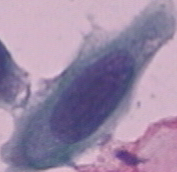
#> input picture entrega2/D1.BMP, 177 x 172 px
$ jupyter execute Trabalho2_parte2.ipynb
#> lines starting #> are read from the running program, lines starting #| are printed output that depends on the picture; after the words box and inside, x2 and y2 are one past the last pixel; in counts of white or black regions, pixels touching at a corner belong together
<h1><center> EEL410252 – Introdução à Informática Médica </h1></center>

<h1><center> EC2 – Estudo de Caso 2 – Tema 1 </h1></center>

Parte 2 – Efetue a importação da imagem das células dos arquivos em anexo e: <br>
<br>
1. Utilize operações de contraste, brilho e filtros abordadas nas aulas 22 e 23 com o objetivo de realçar os
contornos das membranas celulares e seus núcleos. <br>

2. Utilizando histograma e limiarização, tente segmentar as duas regiões (núcleo e citoplasma) das células. <br>

3. Investigue a aplicação das técnicas separadamente nos canais de cores e
na versão convertida em tons de cinza.

# Imports

[cell 1]
import cv2 as cv
from matplotlib import pyplot as plt
import numpy as np

[cell 2]
D1 = cv.imread('D1.BMP')
#> D1 is the input picture: shape (172, 177, 3); mean B, G, R 166, 137, 155.9
N1 = cv.imread('N1.bmp')
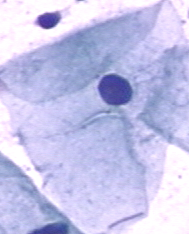
#> input picture entrega2/N1.bmp, 189 x 234 px
#> N1 is the input picture: shape (234, 189, 3); mean B, G, R 233.9, 195.9, 196.8

# 1 - Alterando brilho e contraste

[cell 3]
# Brightness
fix, ax = plt.subplots(1,2, figsize = (12,12))

plt.subplot(1,2,1)
plt.imshow(D1)
plt.title('Original')
plt.axis('off');

_ = 50
plt.subplot(1,2,2)
plt.imshow(np.clip(D1 + (_,_,_), 0, 255).astype(np.uint8))
plt.title('Brighter')
plt.axis('off');
#> figure, not shown here; B, G, R data is drawn as R, G, B

[cell 4]
# Contrast
fix, ax = plt.subplots(1,2, figsize = (12,12))

plt.subplot(1,2,1)
plt.imshow(D1)
plt.title('Original')
plt.axis('off');

_ = 1.4
plt.subplot(1,2,2)
plt.imshow(np.clip(D1*_, 0, 255).astype(np.uint8))
plt.title('New Contrast')
plt.axis('off');
#> figure, not shown here; B, G, R data is drawn as R, G, B

[cell 5]
# Change both contrast and brightness

contrast = 2.0
brightness = -100

fix, ax = plt.subplots(1,2, figsize = (12,12))

plt.subplot(1,2,1)
plt.imshow(D1)
image = D1
plt.title('Original')
plt.axis('off');

plt.subplot(1,2,2)
new_image = np.clip(D1*contrast + brightness, 0, 255).astype(np.uint8)
plt.imshow(new_image)
plt.title('New')
plt.axis('off');
#> figure, not shown here; B, G, R data is drawn as R, G, B

# 1- Aplicando filtro de mediana

[cell 6]
ksize = 19

fix, ax = plt.subplots(1,2, figsize = (12,12))

plt.subplot(1,2,1)
image = cv.medianBlur(image, ksize)
plt.imshow(image)
plt.title('Original')
# plt.axis('off');

plt.subplot(1,2,2)
new_image = cv.medianBlur(new_image, ksize)
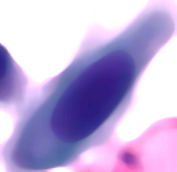
#> new_image: shape (172, 177, 3); mean B, G, R 217.4, 173.3, 190
plt.imshow(new_image)
plt.title('New')
# plt.axis('off');
#> figure, not shown here; B, G, R data is drawn as R, G, B

# 2- Histograma

[cell 7]
fix, ax = plt.subplots(1,2, figsize = (12,4))
channel = 0

plt.subplot(1,2,1)
plt.title('Original')
hist = cv.calcHist([image],[channel],None,[256],[0,256]) # image, channel, mask (None = full image), hist size (bin), range of values.
#> hist = 256 values, max 5482 at index 199, min 0 at index 0, mean 118.9
plt.plot(hist)

plt.subplot(1,2,2)
plt.title('New')
new_hist = cv.calcHist([new_image],[channel],None,[256],[0,256]) # image, channel, mask (None = full image), hist size (bin), range of values.
#> new_hist = 256 values, max 12394 at index 255, min 0 at index 0, mean 118.9
plt.plot(new_hist)
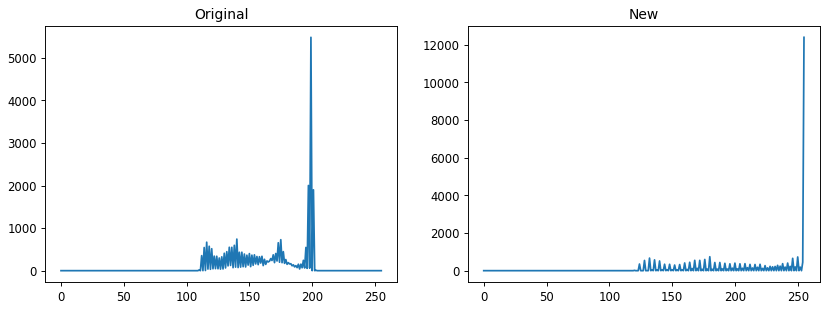
#> figure drawn by matplotlib, 2 panels; panel 1: curve peaks at x = 199, y = 5482; panel 2: curve peaks at x = 255, y = 12394

YCrCb_image = cv.cvtColor(image, cv.COLOR_BGR2YCrCb)
channels = cv.split(YCrCb_image)

.# channels = cv.equalizeHist(c1), cv.equalizeHist(c2), cv.equalizeHist(c3)
cv.equalizeHist(channels[0], channels[0])

equalized_image = cv.merge(channels, YCrCb_image)

bgr_image = cv.cvtColor(equalized_image, cv.COLOR_YCrCb2BGR)

plt.imshow(bgr_image)

fix, ax = plt.subplots(1,2, figsize = (12,4))
channel = 0

plt.subplot(1,2,1)
plt.title('Original')
hist = cv.calcHist([bgr_image],[channel],None,[256],[0,256]) # image, channel, mask (None = full image), hist size (bin), range of values.
plt.plot(hist)

plt.subplot(1,2,2)
plt.title('New')
new_hist = cv.calcHist([new_image],[channel],None,[256],[0,256]) # image, channel, mask (None = full image), hist size (bin), range of values.
plt.plot(new_hist)

# 2- Limiarização

somente com o processo de limiarização, não é uma tarefa fácil realizar a segmentação do núcleo e citoplasma, <br>
pois as imagens variam de cores entre si, desta forma sendo difícil generalizar um threshold para a limiarização. <br>
mostraremos abaixo no entanto que é possível realizar a segmentação para uma imagem. <br>

De modo a deixar o processo automatizado, teria-se que encontrar uma maneira de obter a faixa de cor do núcleo e do citoplasma, <br>
e garantir que esta faixa é a mesma para todas as imagens.

[cell 8]
# applying threshold for a range of values, to know the correct color, we are reading the value from the image after median filter.
# if we can assure that the color of the nucleus and cytoplasm are the same for any image, then the process can be automated.

x, y, c = image[100][100] # nucleus color.
#> x = 112; y = 64; c = 74
# print(x, y, c )

j, k, l = 20, 20, 20 # adding some range to the color.


hsv_lower = np.array([np.clip(x-j, 0, 255), np.clip(y-k, 0, 255), np.clip(c-l, 0, 255)])
#> hsv_lower = [92, 44, 54]
hsv_higher = np.array([np.clip(x+j, 0, 255), np.clip(y+k, 0, 255), np.clip(c+l, 0, 255)])
#> hsv_higher = [132, 84, 94]

# print(hsv_lower, hsv_higher)

range_image = cv.inRange(image, hsv_lower, hsv_higher)
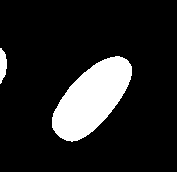
#> range_image: shape (172, 177); 13.7% white; 2 white regions, box (x1, y1, x2, y2) and area: (52, 56, 132, 142) 4000, (0, 48, 7, 84) 184

fix, ax = plt.subplots(1,2, figsize = (12,12))

plt.subplot(1,2,1)
plt.imshow(image)
plt.title('Original')
# plt.axis('off');

plt.subplot(1,2,2)
plt.imshow(range_image, cmap = 'gray')
plt.title('New')

nucleus = range_image
print(np.unique(nucleus))
#| [  0 255]
#> figure, not shown here; B, G, R data is drawn as R, G, B

[cell 9]
# eroding to remove noise and then dilate to return region of interest to original size.

kernel = cv.getStructuringElement(cv.MORPH_ELLIPSE,(17,17))
erode = cv.erode(nucleus, kernel = kernel)
#> erode: shape (172, 177); 7.2% white; 1 white region, box (x1, y1, x2, y2) and area: (60, 64, 124, 134) 2207
plt.imshow(erode, cmap='gray')

kernel = cv.getStructuringElement(cv.MORPH_ELLIPSE,(17,17))
dilate = cv.dilate(erode, kernel = kernel)
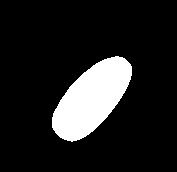
#> dilate: shape (172, 177); 13.1% white; 1 white region, box (x1, y1, x2, y2) and area: (52, 56, 132, 142) 3993
plt.imshow(dilate, cmap='gray')

nucleus = dilate/255

[cell 10]
print(np.unique(nucleus))
#| [0. 1.]

[cell 11]
# doing the same to segment the cytoplasm.

x, y, c = image[160][100] # cytoplasm color.
#> x = 181; y = 153; c = 195
# print(x, y, c )

j, k, l = 50, 50, 50 # range of color.


hsv_lower = np.array([np.clip(x-j, 0, 255), np.clip(y-k, 0, 255), np.clip(c-l, 0, 255)])
#> hsv_lower = [131, 103, 145]
hsv_higher = np.array([np.clip(x+j, 0, 255), np.clip(y+k, 0, 255), np.clip(c+l, 0, 255)])
#> hsv_higher = [231, 203, 245]

# print(hsv_lower, hsv_higher)

range_image = cv.inRange(image, hsv_lower, hsv_higher)
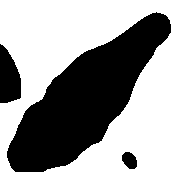
#> range_image: shape (172, 177); 58.7% white; 3 black regions

fix, ax = plt.subplots(1,2, figsize = (12,12))

plt.subplot(1,2,1)
plt.imshow(image)
plt.title('Original')
# plt.axis('off');

plt.subplot(1,2,2)
plt.imshow(range_image, cmap = 'gray')
plt.title('New')

not_cytoplasm = range_image
#> figure, not shown here; B, G, R data is drawn as R, G, B

[cell 12]
# as a way to have a better segmentation, we are using the biggest contour as cytoplasm (remove other cells cytoplasm).
# getting the contours and finding the bigger (cytoplasm + nucleus).

contours = cv.findContours(cv.bitwise_not(not_cytoplasm), cv.RETR_TREE, cv.CHAIN_APPROX_NONE) # RETR_EXTERNAL -> Evita q pegue contornos dentro de contornos, RETR_TREE.
#> contours = 3 contours; box (x1, y1, x2, y2) and area: (7, 12, 171, 172) 11234, (0, 44, 21, 103) 863, (122, 152, 137, 169) 170

areas = [cv.contourArea(contour) for contour in contours[0]]
#> areas = [170, 863, 11233.5]
index = np.argmax(areas)
#> index = 2

not_cytoplasm = np.zeros_like(not_cytoplasm)

not_cytoplasm = cv.drawContours(not_cytoplasm, contours[0], index, 255, -1)
#> not_cytoplasm: shape (172, 177); 37.6% white; 1 white region, box (x1, y1, x2, y2) and area: (7, 12, 171, 172) 11446

# convert to binary

_, not_cytoplasm = cv.threshold(not_cytoplasm, 127,255,cv.THRESH_BINARY)
not_cytoplasm = not_cytoplasm/255

# [8 lines of commented-out code are left out]

plt.imshow(not_cytoplasm, cmap='gray')

[cell 13]
print(np.unique(not_cytoplasm))
#| [0. 1.]
print(np.unique(nucleus))
#| [0. 1.]

[cell 14]
# simple subtraction.

cytoplasm = not_cytoplasm - nucleus
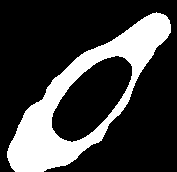
#> cytoplasm: shape (172, 177) float64; values 0 (black) and 1 (white), 24.5% white; 1 white region, box (x1, y1, x2, y2) and area: (7, 12, 171, 172) 7453

plt.imshow(cytoplasm, cmap = 'gray')

# Final result

[cell 15]
fix, ax = plt.subplots(1,3, figsize = (12,12))

plt.subplot(1,3,1)
plt.imshow(D1)
plt.title('Original')
plt.axis('off');

plt.subplot(1,3,2)
plt.imshow(D1*np.stack((nucleus/255,nucleus/255,nucleus/255)).transpose(1,2,0))
plt.title('Nucleos')
plt.axis('off');

plt.subplot(1,3,3)
plt.imshow(D1*np.stack((cytoplasm/255,cytoplasm/255,cytoplasm/255)).transpose(1,2,0))
plt.title('Cytoplasm')
plt.axis('off');
#> figure, not shown here; B, G, R data is drawn as R, G, B

[cell 16]
gray_image = cv.cvtColor(image, cv.COLOR_BGR2GRAY)
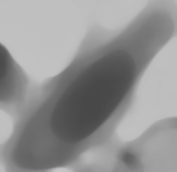
#> gray_image: shape (172, 177); min 71, max 197, mean 146.4
gray_new_image = cv.cvtColor(new_image, cv.COLOR_BGR2GRAY)
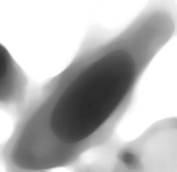
#> gray_new_image: shape (172, 177); min 41, max 255, mean 183.3


fix, ax = plt.subplots(1,2, figsize = (12,12))

plt.subplot(1,2,1)
plt.imshow(gray_image, cmap='gray')
plt.title('gray_image')
plt.axis('off');

plt.subplot(1,2,2)
plt.imshow(gray_new_image, cmap='gray')
plt.title('gray_new_image')
plt.axis('off');

[cell 17]
fix, ax = plt.subplots(1,2, figsize = (12,4))
channel = 0

plt.subplot(1,2,1)
plt.title('Original')
hist = cv.calcHist([gray_image],[channel],None,[256],[0,256]) # image, channel, mask (None = full image), hist size (bin), range of values.
#> hist = 256 values, max 3653 at index 191, min 0 at index 0, mean 118.9
plt.plot(hist)

plt.subplot(1,2,2)
plt.title('New')
new_hist = cv.calcHist([gray_new_image],[channel],None,[256],[0,256]) # image, channel, mask (None = full image), hist size (bin), range of values.
#> new_hist = 256 values, max 9102 at index 255, min 0 at index 0, mean 118.9
plt.plot(new_hist)
#> figure, not shown here; panel 1: curve peaks at x = 191, y = 3653; panel 2: curve peaks at x = 255, y = 9102

[cell 18]
fix, ax = plt.subplots(1,2, figsize = (12,4))

plt.subplot(1,2,1)
plt.title('Original')
ret,th1 = cv.threshold(gray_image,127,255,cv.THRESH_BINARY)
#> th1: shape (172, 177); 65.4% white; 3 black regions, box (x1, y1, x2, y2) and area: (11, 22, 160, 171) 9554, (0, 44, 18, 101) 741, (120, 150, 138, 169) 243
plt.imshow(th1, cmap = 'gray')

plt.subplot(1,2,2)
plt.title('New')
ret,th1 = cv.threshold(gray_new_image,127,255,cv.THRESH_BINARY)
#> th1: shape (172, 177); 72.9% white; 3 black regions, box (x1, y1, x2, y2) and area: (14, 46, 141, 170) 7599, (0, 45, 13, 98) 548, (123, 153, 135, 165) 112
plt.imshow(th1, cmap = 'gray')

[cell 19]
kernel = (5,5)
gray_image_blur = cv.blur(gray_image, kernel)
gray_new_image_blur = cv.blur(gray_new_image, kernel)


fix, ax = plt.subplots(1,2, figsize = (12,4))

plt.subplot(1,2,1)
plt.title('Original')
plt.imshow(gray_image_blur, cmap = 'gray')

plt.subplot(1,2,2)
plt.title('New')
plt.imshow(gray_new_image_blur, cmap = 'gray')

[cell 20]
fix, ax = plt.subplots(1,2, figsize = (12,4))

plt.subplot(1,2,1)
plt.title('Original blur')
ret,th1 = cv.threshold(gray_image_blur,127,255,cv.THRESH_BINARY)
#> th1: shape (172, 177); 65.4% white; 3 black regions, box (x1, y1, x2, y2) and area: (11, 22, 160, 172) 9548, (0, 45, 18, 101) 741, (120, 150, 138, 169) 246
plt.imshow(th1, cmap = 'gray')

plt.subplot(1,2,2)
plt.title('New blur')
ret,th1 = cv.threshold(gray_new_image_blur,127,255,cv.THRESH_BINARY)
#> th1: shape (172, 177); 73.1% white; 3 black regions, box (x1, y1, x2, y2) and area: (15, 46, 140, 169) 7562, (0, 46, 13, 98) 535, (123, 153, 134, 165) 103
plt.imshow(th1, cmap = 'gray')

[cell 21]
result = cv.adaptiveThreshold(gray_image_blur,255,cv.ADAPTIVE_THRESH_GAUSSIAN_C,cv.THRESH_BINARY,127,0)
#> result: shape (172, 177); 51.6% white; 12 black regions (5 under 20 px), largest, box (x1, y1, x2, y2) and area: (0, 0, 177, 172) 11662, (113, 116, 177, 172) 1566, (0, 44, 25, 103) 1031

#  pixel neighborhood size, constant to fine tunning threshold.

# result, thresh1 = cv.threshold(cv.cvtColor(image, cv.COLOR_BGR2GRAY),200,255,cv.THRESH_BINARY)
plt.imshow(result, cmap='gray')

[cell 22]
from sklearn.cluster import KMeans

image = new_image

# image=cv.cvtColor(image,cv.COLOR_BGR2RGB)
img=image.reshape((image.shape[1]*image.shape[0],3))

kmeans=KMeans(n_clusters=5)
s=kmeans.fit(img)


labels=kmeans.labels_
print(labels)
labels=list(labels)

test = np.array(labels).reshape(image.shape[0:2])
plt.imshow(test)

centroid=kmeans.cluster_centers_
print(centroid)

percent=[]
for i in range(len(centroid)):
  j=labels.count(i)
  j=j/(len(labels))
  percent.append(j)
print(percent)
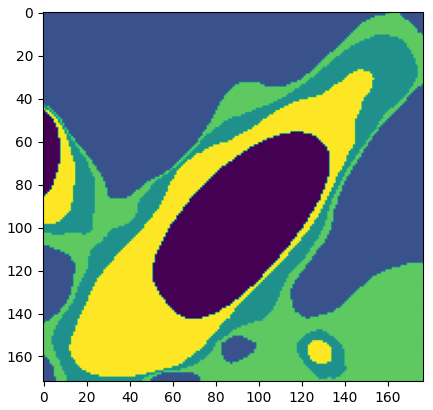
#> figure drawn by matplotlib, 1 panel
